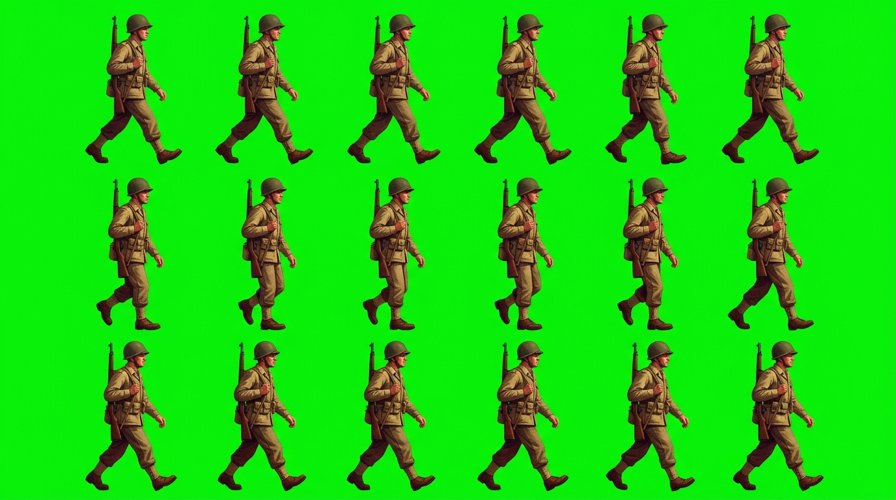
#> input picture channels/pt-br-historia/videos/2026-11-19-guerra-do-vietna/_work/fr_sheet.jpg, 896 x 500 px
$ python recorta.py ../../../channels/pt-br-historia/videos/2026-11-19-guerra-do-vietna/_work/fr_sheet.jpg ../../../channels/pt-br-historia/videos/2026-11-19-guerra-do-vietna/_work/frames_coluna_civis_45.jpg
#> lines starting #> are read from the running program, lines starting #| are printed output that depends on the picture
#!/usr/bin/env python3
"""Recorta figura sobre croma (verde ou azul, pelo canto) -> PNG com alfa. Despill só na borda (interior intacto)."""
import subprocess, sys, os
import numpy as np
from PIL import Image, ImageFilter
src, out = sys.argv[1], sys.argv[2]
im = Image.open(src).convert("RGB"); w, h = im.size
#> further down, im is the input picture: PIL image 896x500 RGB; mean R, G, B 26.6, 205, 15.7
#> after `w, h = im.size`: w = 896; h = 500
px = [im.getpixel(p) for p in [(5,5),(w-6,5),(5,h-6),(w-6,h-6)]]
#> px = [(9, 243, 8), (10, 239, 12), (9, 240, 10), (9, 238, 13)]
r, g, b = [sorted(c[i] for c in px)[1] for i in range(3)]
#> r = 9; g = 239; b = 10
hexc = "0x%02X%02X%02X" % (r, g, b); azul = b > g
#> after `hexc = '0x%02X%02X%02X' % (r, g, b)`: hexc = '0x09EF0A'
#> after `azul = b > g`: azul = False
tmp = out + ".tmp.png"
subprocess.run(["ffmpeg","-y","-loglevel","error","-i",src,"-vf",f"colorkey={hexc}:0.28:0.10,format=rgba",tmp],check=True)
#> (this line was passed over: subprocess is not available in this run)
a = Image.open(tmp).convert("RGBA"); os.remove(tmp)
al = a.split()[-1].point(lambda v: 255 if v > 40 else 0)
#> al: PIL image 896x500 L; every value is 255
core = al.filter(ImageFilter.MinFilter(9))                  # interior (erosão)
bord = np.array(al, bool) & ~np.array(core, bool)
#> bord: shape (500, 896) bool; every value is 0
arr = np.array(a).astype(float)
R, G, B = arr[...,0], arr[...,1], arr[...,2]
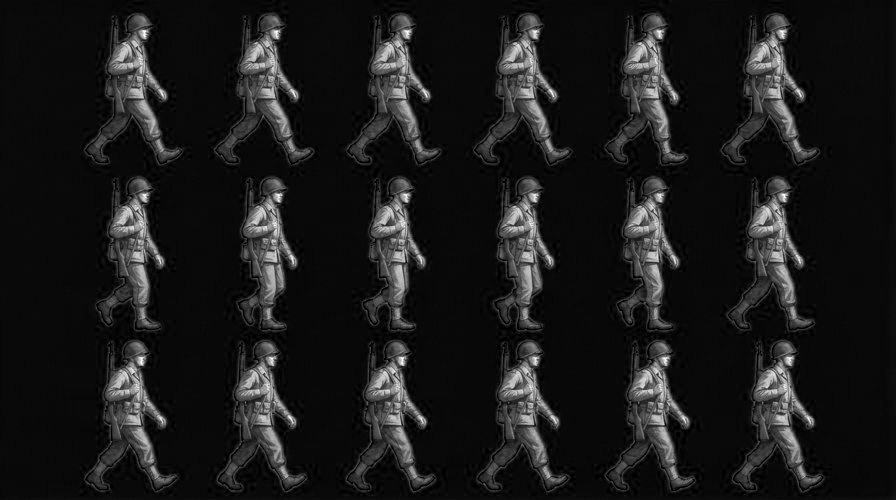
#> R: shape (500, 896) float64; min 0, max 255, mean 26.6
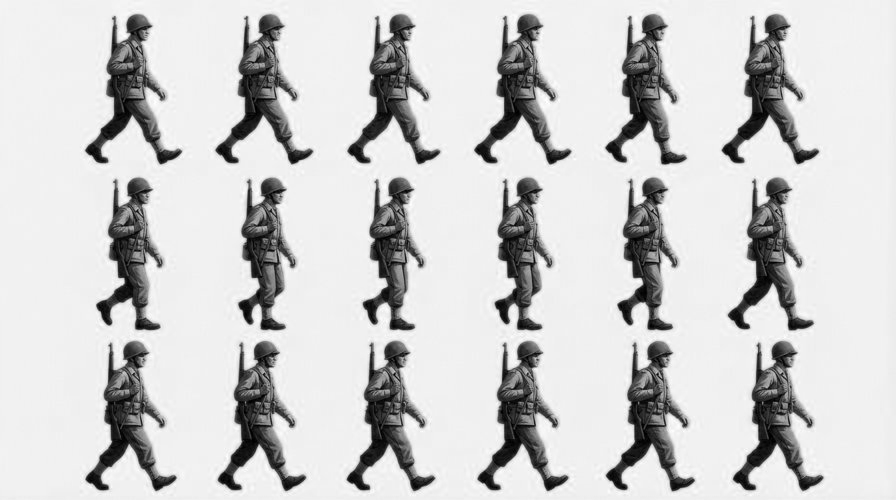
#> G: shape (500, 896) float64; min 0, max 255, mean 205
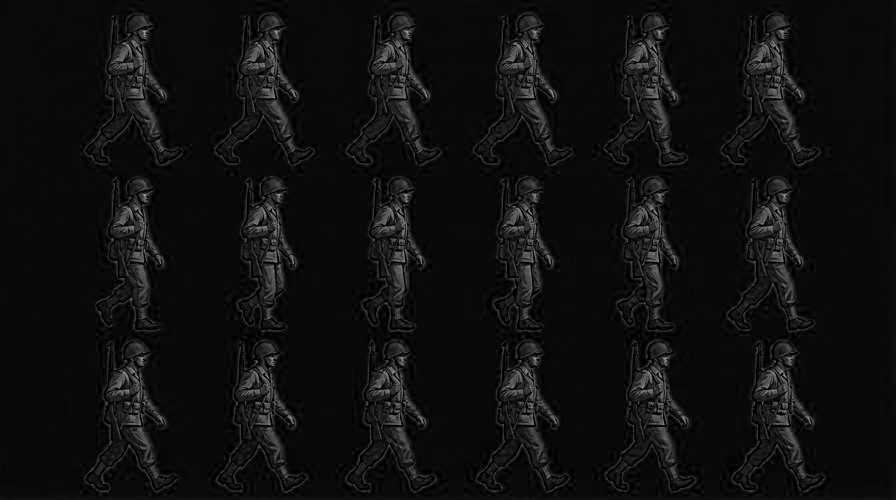
#> B: shape (500, 896) float64; min 0, max 165, mean 15.7
if azul: arr[...,2] = np.where(bord, np.minimum(B, (R+G)/2), B)
else:    arr[...,1] = np.where(bord, np.minimum(G, (R+B)/2), G)
arr[...,3] = np.array(al.filter(ImageFilter.GaussianBlur(0.8)))
c = Image.fromarray(arr.clip(0,255).astype("uint8"), "RGBA")
c = c.crop(al.getbbox()); c.save(out); print(out, c.size, hexc)
#| ../../../channels/pt-br-historia/videos/2026-11-19-guerra-do-vietna/_work/frames_coluna_civis_45.jpg (896, 500) 0x09EF0A
